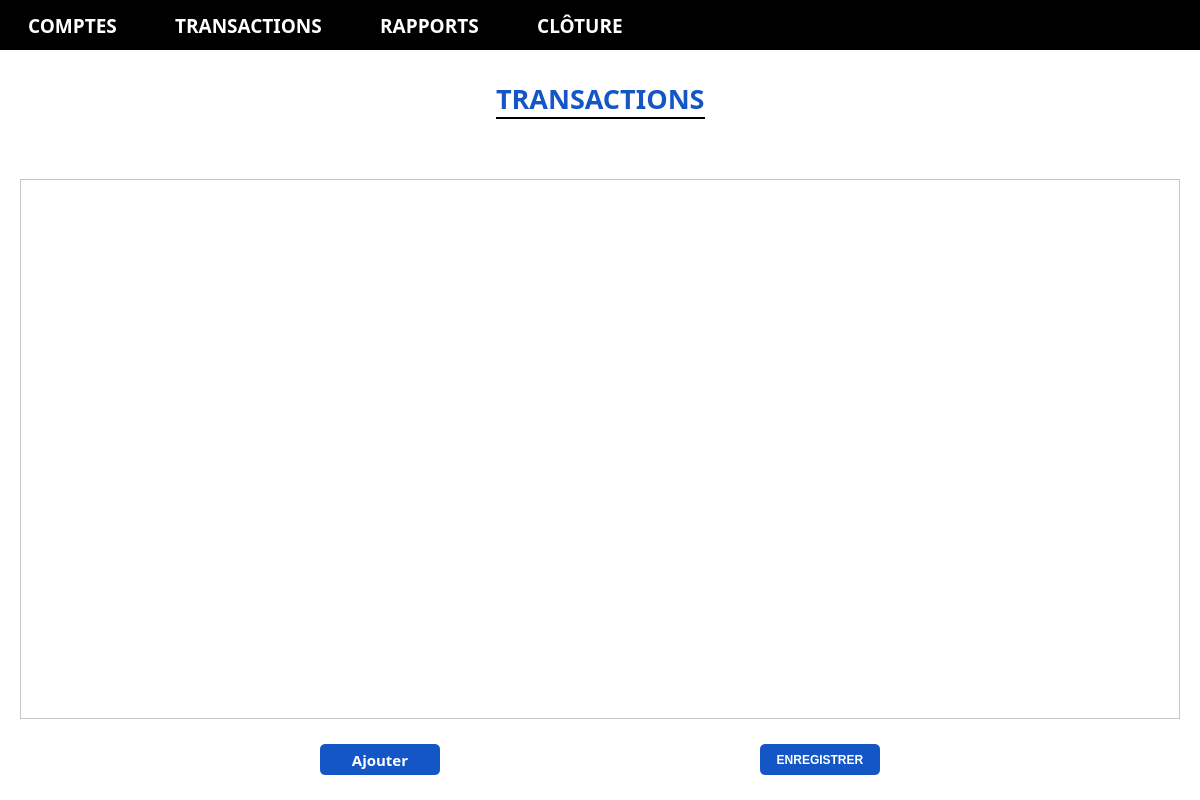
<?xml version="1.0" encoding="UTF-8"?>
<ui version="4.0">
 <class>TransactionView</class>
 <widget class="QMainWindow" name="TransactionView">
  <property name="geometry">
   <rect>
    <x>0</x>
    <y>0</y>
    <width>1200</width>
    <height>800</height>
   </rect>
  </property>
  <property name="windowTitle">
   <string>Treasurer - Transaction</string>
  </property>
  <property name="styleSheet">
   <string notr="true">background: #ffffff;</string>
  </property>
  <widget class="QWidget" name="centralwidget">
   <property name="styleSheet">
    <string notr="true">QWidget{
background:#ffffff;
}</string>
   </property>
   <layout class="QGridLayout" name="gridLayout">
    <property name="leftMargin">
     <number>0</number>
    </property>
    <property name="topMargin">
     <number>0</number>
    </property>
    <property name="rightMargin">
     <number>0</number>
    </property>
    <property name="bottomMargin">
     <number>0</number>
    </property>
    <item row="0" column="0">
     <layout class="QVBoxLayout" name="verticalLayout">
      <property name="spacing">
       <number>0</number>
      </property>
      <item>
       <widget class="QWidget" name="widget" native="true">
        <property name="minimumSize">
         <size>
          <width>0</width>
          <height>50</height>
         </size>
        </property>
        <property name="maximumSize">
         <size>
          <width>16777215</width>
          <height>50</height>
         </size>
        </property>
        <property name="styleSheet">
         <string notr="true">background: #000000;</string>
        </property>
        <layout class="QHBoxLayout" name="horizontalLayout_3">
         <property name="bottomMargin">
          <number>9</number>
         </property>
         <item>
          <layout class="QHBoxLayout" name="horizontalLayout_2">
           <property name="spacing">
            <number>50</number>
           </property>
           <property name="leftMargin">
            <number>15</number>
           </property>
           <item>
            <widget class="QPushButton" name="comptes_button">
             <property name="font">
              <font>
               <family>Raleway</family>
               <pointsize>14</pointsize>
               <weight>75</weight>
               <bold>true</bold>
              </font>
             </property>
             <property name="styleSheet">
              <string notr="true">color: #ffffff;</string>
             </property>
             <property name="text">
              <string>COMPTES</string>
             </property>
             <property name="flat">
              <bool>true</bool>
             </property>
            </widget>
           </item>
           <item>
            <widget class="QPushButton" name="transaction_button">
             <property name="font">
              <font>
               <family>Raleway</family>
               <pointsize>14</pointsize>
               <weight>75</weight>
               <bold>true</bold>
              </font>
             </property>
             <property name="styleSheet">
              <string notr="true">color: #ffffff;</string>
             </property>
             <property name="text">
              <string>TRANSACTIONS</string>
             </property>
             <property name="flat">
              <bool>true</bool>
             </property>
            </widget>
           </item>
           <item>
            <widget class="QPushButton" name="rapports_button">
             <property name="font">
              <font>
               <family>Raleway</family>
               <pointsize>14</pointsize>
               <weight>75</weight>
               <bold>true</bold>
              </font>
             </property>
             <property name="styleSheet">
              <string notr="true">color: #ffffff;</string>
             </property>
             <property name="text">
              <string>RAPPORTS</string>
             </property>
             <property name="flat">
              <bool>true</bool>
             </property>
            </widget>
           </item>
           <item>
            <widget class="QPushButton" name="cloture_button">
             <property name="font">
              <font>
               <family>Raleway</family>
               <pointsize>14</pointsize>
               <weight>75</weight>
               <bold>true</bold>
              </font>
             </property>
             <property name="styleSheet">
              <string notr="true">color: #ffffff;</string>
             </property>
             <property name="text">
              <string>CLÔTURE</string>
             </property>
             <property name="flat">
              <bool>true</bool>
             </property>
            </widget>
           </item>
          </layout>
         </item>
         <item>
          <spacer name="horizontalSpacer">
           <property name="orientation">
            <enum>Qt::Horizontal</enum>
           </property>
           <property name="sizeHint" stdset="0">
            <size>
             <width>40</width>
             <height>20</height>
            </size>
           </property>
          </spacer>
         </item>
         <item>
          <layout class="QHBoxLayout" name="horizontalLayout">
           <property name="spacing">
            <number>15</number>
           </property>
           <item>
            <widget class="QPushButton" name="settings_button">
             <property name="layoutDirection">
              <enum>Qt::RightToLeft</enum>
             </property>
             <property name="text">
              <string/>
             </property>
             <property name="icon">
              <iconset>
               <normaloff>../ressources/settings.svg</normaloff>../ressources/settings.svg</iconset>
             </property>
             <property name="iconSize">
              <size>
               <width>28</width>
               <height>30</height>
              </size>
             </property>
             <property name="flat">
              <bool>true</bool>
             </property>
            </widget>
           </item>
           <item>
            <widget class="QPushButton" name="logout_button">
             <property name="sizePolicy">
              <sizepolicy hsizetype="Fixed" vsizetype="Fixed">
               <horstretch>0</horstretch>
               <verstretch>0</verstretch>
              </sizepolicy>
             </property>
             <property name="text">
              <string/>
             </property>
             <property name="icon">
              <iconset>
               <normaloff>../ressources/quit.svg</normaloff>../ressources/quit.svg</iconset>
             </property>
             <property name="iconSize">
              <size>
               <width>30</width>
               <height>30</height>
              </size>
             </property>
             <property name="flat">
              <bool>true</bool>
             </property>
            </widget>
           </item>
          </layout>
         </item>
        </layout>
       </widget>
      </item>
      <item>
       <layout class="QHBoxLayout" name="horizontalLayout_4">
        <property name="spacing">
         <number>0</number>
        </property>
        <item>
         <layout class="QVBoxLayout" name="verticalLayout_2">
          <property name="spacing">
           <number>0</number>
          </property>
          <item>
           <widget class="QWidget" name="widget_3" native="true">
            <property name="minimumSize">
             <size>
              <width>0</width>
              <height>67</height>
             </size>
            </property>
            <property name="styleSheet">
             <string notr="true">background: #f5f5f5;
border-right-color: #000000;
border-right-style: solid;
border-right-width: 1px;</string>
            </property>
            <widget class="QWidget" name="verticalLayoutWidget">
             <property name="geometry">
              <rect>
               <x>0</x>
               <y>0</y>
               <width>250</width>
               <height>66</height>
              </rect>
             </property>
             <layout class="QHBoxLayout" name="horizontalLayout_7">
              <property name="spacing">
               <number>0</number>
              </property>
              <property name="topMargin">
               <number>10</number>
              </property>
              <property name="bottomMargin">
               <number>25</number>
              </property>
              <item>
               <widget class="QPushButton" name="ajouter_compte_button">
                <property name="minimumSize">
                 <size>
                  <width>100</width>
                  <height>31</height>
                 </size>
                </property>
                <property name="maximumSize">
                 <size>
                  <width>100</width>
                  <height>31</height>
                 </size>
                </property>
                <property name="font">
                 <font>
                  <family>Raleway</family>
                  <pointsize>11</pointsize>
                  <weight>75</weight>
                  <bold>true</bold>
                 </font>
                </property>
                <property name="styleSheet">
                 <string notr="true">QPushButton{
background : #1556C7;
color : #FFFFFF;
font-weight: bold;
border-radius: 5px;
border: none;
}</string>
                </property>
                <property name="text">
                 <string>AJOUTER</string>
                </property>
               </widget>
              </item>
             </layout>
            </widget>
           </widget>
          </item>
         </layout>
        </item>
        <item>
         <layout class="QVBoxLayout" name="verticalLayout_3">
          <property name="spacing">
           <number>0</number>
          </property>
          <item>
           <layout class="QHBoxLayout" name="horizontalLayout_5">
            <property name="spacing">
             <number>0</number>
            </property>
            <property name="topMargin">
             <number>30</number>
            </property>
            <property name="bottomMargin">
             <number>30</number>
            </property>
            <item>
             <spacer name="horizontalSpacer_2">
              <property name="orientation">
               <enum>Qt::Horizontal</enum>
              </property>
              <property name="sizeHint" stdset="0">
               <size>
                <width>40</width>
                <height>20</height>
               </size>
              </property>
             </spacer>
            </item>
            <item>
             <layout class="QVBoxLayout" name="verticalLayout_9">
              <property name="spacing">
               <number>0</number>
              </property>
              <item>
               <widget class="QLabel" name="typeCompteLabel">
                <property name="minimumSize">
                 <size>
                  <width>0</width>
                  <height>0</height>
                 </size>
                </property>
                <property name="maximumSize">
                 <size>
                  <width>16777215</width>
                  <height>16777215</height>
                 </size>
                </property>
                <property name="font">
                 <font>
                  <family>Raleway</family>
                  <pointsize>20</pointsize>
                  <weight>75</weight>
                  <bold>true</bold>
                 </font>
                </property>
                <property name="styleSheet">
                 <string notr="true">color: #1556C7;</string>
                </property>
                <property name="text">
                 <string>TRANSACTIONS</string>
                </property>
               </widget>
              </item>
              <item>
               <widget class="QWidget" name="widget_2" native="true">
                <property name="minimumSize">
                 <size>
                  <width>0</width>
                  <height>2</height>
                 </size>
                </property>
                <property name="maximumSize">
                 <size>
                  <width>16777215</width>
                  <height>2</height>
                 </size>
                </property>
                <property name="styleSheet">
                 <string notr="true">background: #000000;</string>
                </property>
               </widget>
              </item>
             </layout>
            </item>
            <item>
             <spacer name="horizontalSpacer_3">
              <property name="orientation">
               <enum>Qt::Horizontal</enum>
              </property>
              <property name="sizeHint" stdset="0">
               <size>
                <width>40</width>
                <height>20</height>
               </size>
              </property>
             </spacer>
            </item>
           </layout>
          </item>
          <item>
           <layout class="QHBoxLayout" name="horizontalLayout_6">
            <property name="spacing">
             <number>0</number>
            </property>
            <property name="leftMargin">
             <number>30</number>
            </property>
            <property name="rightMargin">
             <number>30</number>
            </property>
            <item>
             <layout class="QVBoxLayout" name="verticalLayout_5">
              <property name="spacing">
               <number>0</number>
              </property>
             </layout>
            </item>
           </layout>
          </item>
          <item>
           <layout class="QHBoxLayout" name="horizontalLayout_9">
            <property name="spacing">
             <number>0</number>
            </property>
            <property name="leftMargin">
             <number>20</number>
            </property>
            <property name="topMargin">
             <number>30</number>
            </property>
            <property name="rightMargin">
             <number>20</number>
            </property>
            <property name="bottomMargin">
             <number>15</number>
            </property>
            <item>
             <widget class="QTableView" name="transactions">
              <property name="enabled">
               <bool>true</bool>
              </property>
              <property name="font">
               <font>
                <family>Raleway</family>
                <pointsize>11</pointsize>
                <weight>50</weight>
                <bold>false</bold>
               </font>
              </property>
              <property name="styleSheet">
               <string notr="true">QHeaderView {font-size: 11pt; font-family: &quot;Raleway&quot;; font-weight: bold}</string>
              </property>
              <property name="autoScrollMargin">
               <number>16</number>
              </property>
              <attribute name="horizontalHeaderStretchLastSection">
               <bool>true</bool>
              </attribute>
             </widget>
            </item>
           </layout>
          </item>
          <item>
           <layout class="QHBoxLayout" name="horizontalLayout_10">
            <property name="spacing">
             <number>0</number>
            </property>
            <property name="topMargin">
             <number>10</number>
            </property>
            <property name="bottomMargin">
             <number>25</number>
            </property>
            <item>
             <spacer name="horizontalSpacer_4">
              <property name="orientation">
               <enum>Qt::Horizontal</enum>
              </property>
              <property name="sizeHint" stdset="0">
               <size>
                <width>40</width>
                <height>20</height>
               </size>
              </property>
             </spacer>
            </item>
            <item>
             <widget class="QPushButton" name="ajouter_transaction_button">
              <property name="minimumSize">
               <size>
                <width>120</width>
                <height>31</height>
               </size>
              </property>
              <property name="maximumSize">
               <size>
                <width>120</width>
                <height>31</height>
               </size>
              </property>
              <property name="font">
               <font>
                <family>Raleway</family>
                <pointsize>11</pointsize>
                <weight>75</weight>
                <bold>true</bold>
               </font>
              </property>
              <property name="styleSheet">
               <string notr="true">QPushButton{
background : #1556C7;
color : #FFFFFF;
font-weight: bold;
border-radius: 5px;
border: none;
}</string>
              </property>
              <property name="text">
               <string>Ajouter</string>
              </property>
             </widget>
            </item>
            <item>
             <spacer name="horizontalSpacer_5">
              <property name="orientation">
               <enum>Qt::Horizontal</enum>
              </property>
              <property name="sizeHint" stdset="0">
               <size>
                <width>40</width>
                <height>20</height>
               </size>
              </property>
             </spacer>
            </item>
            <item>
             <widget class="QPushButton" name="save_button">
              <property name="minimumSize">
               <size>
                <width>120</width>
                <height>31</height>
               </size>
              </property>
              <property name="maximumSize">
               <size>
                <width>120</width>
                <height>31</height>
               </size>
              </property>
              <property name="styleSheet">
               <string notr="true">QPushButton{
background : #1556C7;
color : #FFFFFF;
font-weight: bold;
border-radius: 5px;
border: none;
}</string>
              </property>
              <property name="text">
               <string>ENREGISTRER</string>
              </property>
             </widget>
            </item>
            <item>
             <spacer name="horizontalSpacer_6">
              <property name="orientation">
               <enum>Qt::Horizontal</enum>
              </property>
              <property name="sizeHint" stdset="0">
               <size>
                <width>40</width>
                <height>20</height>
               </size>
              </property>
             </spacer>
            </item>
           </layout>
          </item>
         </layout>
        </item>
       </layout>
      </item>
     </layout>
    </item>
   </layout>
  </widget>
 </widget>
 <resources/>
 <connections/>
</ui>
